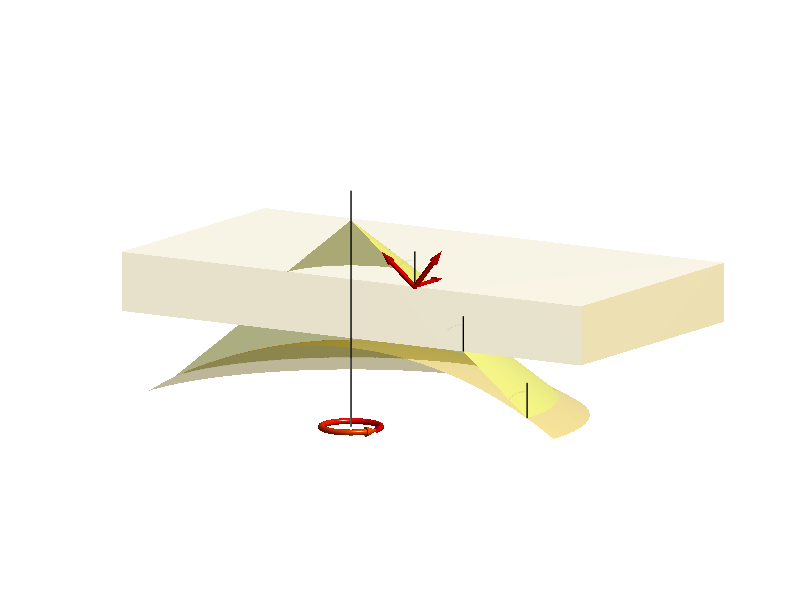

Write the MATLAB code that produced this figure.
% figure for astigmatism paper

flag = 0;

close all
NA = 1.2;
chimax = asin(NA/1.333);
chi = (0:1e2)/100*chimax;
phi = pi/2 + (0:100)/200*2*pi;
foc = 200;

red = 0.8;
lighttransparency = 0.5;

d = 2;
len = 5*foc*sin(chimax);
height = 11*foc;
surf([0 len], [-len len], -foc*ones(2,2), zeros(2,2),'facealpha', 0.1) 
hold on
surf([0 0; len len], -len*ones(2,2), -foc*[1 d; 1 d], zeros(2,2),'facealpha', 0.3) 
surf(zeros(2,2), [-len -len; len len], -foc*[1 d; 1 d], zeros(2,2),'facealpha', 0.2)
theta0 = 0.8*chimax;
rad = foc*tan(theta0);
theta = asin(1.333*sin(theta0)/1.51);

% Light cone
surf([0; -rad]*cos(phi),[0; -rad]*sin(phi),[0; -foc]*ones(1,length(phi)),0.5*ones(2,length(phi)), 'facealpha', lighttransparency)

al = pi/5;
arrowlen = 0.3;
pos = [0 0 0];
prad = 0.05;
pcol = -2;

an = [0,-rad,-foc];
en = [0,-rad,-foc]+[170 0 0];

len = sqrt(sum((en - an).^2));
dir = (en - an)/len;
k = sqrt(dir(1)^2 + dir(2)^2);
if k == 0
    nx = [1, 0, 0];
    ny = [0, 1, 0];
else 
    nx = [-(dir(3)*dir(1))/k, -(dir(3)*dir(2))/k, k];
    ny = [nx(2)*dir(3) - nx(3)*dir(2), nx(3)*dir(1) - nx(1)*dir(3), nx(1)*dir(2) - nx(2)*dir(1)];
end
nx = prad*nx*len;
ny = prad*ny*len;
dir = len*arrowlen*dir;
u = 0:pi/50:2*pi; 
t = [0:0.1:1]'; col = ones(size(t));
surf(pos(1) + an(1) + col*(nx(1)*cos(u) + ny(1)*sin(u)) + t*ones(size(u))*(en(1) - an(1) - dir(1)),...
    pos(2) + an(2) + col*(nx(2)*cos(u) + ny(2)*sin(u)) + t*ones(size(u))*(en(2) - an(2) - dir(2)),...
    pos(3) + an(3) + col*(nx(3)*cos(u) + ny(3)*sin(u)) + t*ones(size(u))*(en(3) - an(3) - dir(3)),...
    pcol*ones(size(t*u)));
surf(pos(1) + an(1) + [1;1+tan(al)]*(nx(1)*cos(u) + ny(1)*sin(u)) + [1;1]*ones(size(u))*(en(1) - an(1) - dir(1)),...
    pos(2) + an(2) + [1;1+tan(al)]*(nx(2)*cos(u) + ny(2)*sin(u)) + [1;1]*ones(size(u))*(en(2) - an(2) - dir(2)),...
    pos(3) + an(3) + [1;1+tan(al)]*(nx(3)*cos(u) + ny(3)*sin(u)) + [1;1]*ones(size(u))*(en(3) - an(3) - dir(3)),...
    pcol*ones(2,length(u)));
surf(pos(1) + an(1) + [0;1]*(nx(1)*cos(u) + ny(1)*sin(u)),...
    pos(2) + an(2) + [0;1]*(nx(2)*cos(u) + ny(2)*sin(u)),...
    pos(3) + an(3) + [0;1]*(nx(3)*cos(u) + ny(3)*sin(u)),...
    pcol*ones(2,length(u)));
surf(pos(1) + en(1) - dir(1) + (1+tan(al))*t*(nx(1)*cos(u) + ny(1)*sin(u)) + (1 - t)*ones(size(u))*dir(1),...
    pos(2) + en(2) - dir(2) + (1+tan(al))*t*(nx(2)*cos(u) + ny(2)*sin(u)) + (1 - t)*ones(size(u))*dir(2),...
    pos(3) + en(3) - dir(3) + (1+tan(al))*t*(nx(3)*cos(u) + ny(3)*sin(u)) + (1 - t)*ones(size(u))*dir(3),...
    pcol*ones(size(t*u)));

an = [0,-rad,-foc]; 
en = [0,-rad,-foc]+[170 0 0];

len = sqrt(sum((en - an).^2));
dir = (en - an)/len;
k = sqrt(dir(1)^2 + dir(2)^2);
if k == 0
    nx = [1, 0, 0];
    ny = [0, 1, 0];
else 
    nx = [-(dir(3)*dir(1))/k, -(dir(3)*dir(2))/k, k];
    ny = [nx(2)*dir(3) - nx(3)*dir(2), nx(3)*dir(1) - nx(1)*dir(3), nx(1)*dir(2) - nx(2)*dir(1)];
end
nx = prad*nx*len;
ny = prad*ny*len;
dir = len*arrowlen*dir;
u = 0:pi/50:2*pi; 
t = [0:0.1:1]'; col = ones(size(t));
surf(pos(1) + an(1) + col*(nx(1)*cos(u) + ny(1)*sin(u)) + t*ones(size(u))*(en(1) - an(1) - dir(1)),...
    pos(2) + an(2) + col*(nx(2)*cos(u) + ny(2)*sin(u)) + t*ones(size(u))*(en(2) - an(2) - dir(2)),...
    pos(3) + an(3) + col*(nx(3)*cos(u) + ny(3)*sin(u)) + t*ones(size(u))*(en(3) - an(3) - dir(3)),...
    pcol*ones(size(t*u)));
surf(pos(1) + an(1) + [1;1+tan(al)]*(nx(1)*cos(u) + ny(1)*sin(u)) + [1;1]*ones(size(u))*(en(1) - an(1) - dir(1)),...
    pos(2) + an(2) + [1;1+tan(al)]*(nx(2)*cos(u) + ny(2)*sin(u)) + [1;1]*ones(size(u))*(en(2) - an(2) - dir(2)),...
    pos(3) + an(3) + [1;1+tan(al)]*(nx(3)*cos(u) + ny(3)*sin(u)) + [1;1]*ones(size(u))*(en(3) - an(3) - dir(3)),...
    pcol*ones(2,length(u)));
surf(pos(1) + an(1) + [0;1]*(nx(1)*cos(u) + ny(1)*sin(u)),...
    pos(2) + an(2) + [0;1]*(nx(2)*cos(u) + ny(2)*sin(u)),...
    pos(3) + an(3) + [0;1]*(nx(3)*cos(u) + ny(3)*sin(u)),...
    pcol*ones(2,length(u)));
surf(pos(1) + en(1) - dir(1) + (1+tan(al))*t*(nx(1)*cos(u) + ny(1)*sin(u)) + (1 - t)*ones(size(u))*dir(1),...
    pos(2) + en(2) - dir(2) + (1+tan(al))*t*(nx(2)*cos(u) + ny(2)*sin(u)) + (1 - t)*ones(size(u))*dir(2),...
    pos(3) + en(3) - dir(3) + (1+tan(al))*t*(nx(3)*cos(u) + ny(3)*sin(u)) + (1 - t)*ones(size(u))*dir(3),...
    pcol*ones(size(t*u)));

an = [0,-rad,-foc];
en = [0,-rad,-foc]+170*[0 -foc rad]/sqrt(rad^2+foc^2);

len = sqrt(sum((en - an).^2));
dir = (en - an)/len;
k = sqrt(dir(1)^2 + dir(2)^2);
if k == 0
    nx = [1, 0, 0];
    ny = [0, 1, 0];
else 
    nx = [-(dir(3)*dir(1))/k, -(dir(3)*dir(2))/k, k];
    ny = [nx(2)*dir(3) - nx(3)*dir(2), nx(3)*dir(1) - nx(1)*dir(3), nx(1)*dir(2) - nx(2)*dir(1)];
end
nx = prad*nx*len;
ny = prad*ny*len;
dir = len*arrowlen*dir;
u = 0:pi/50:2*pi; 
t = [0:0.1:1]'; col = ones(size(t));
surf(pos(1) + an(1) + col*(nx(1)*cos(u) + ny(1)*sin(u)) + t*ones(size(u))*(en(1) - an(1) - dir(1)),...
    pos(2) + an(2) + col*(nx(2)*cos(u) + ny(2)*sin(u)) + t*ones(size(u))*(en(2) - an(2) - dir(2)),...
    pos(3) + an(3) + col*(nx(3)*cos(u) + ny(3)*sin(u)) + t*ones(size(u))*(en(3) - an(3) - dir(3)),...
    pcol*ones(size(t*u)));
surf(pos(1) + an(1) + [1;1+tan(al)]*(nx(1)*cos(u) + ny(1)*sin(u)) + [1;1]*ones(size(u))*(en(1) - an(1) - dir(1)),...
    pos(2) + an(2) + [1;1+tan(al)]*(nx(2)*cos(u) + ny(2)*sin(u)) + [1;1]*ones(size(u))*(en(2) - an(2) - dir(2)),...
    pos(3) + an(3) + [1;1+tan(al)]*(nx(3)*cos(u) + ny(3)*sin(u)) + [1;1]*ones(size(u))*(en(3) - an(3) - dir(3)),...
    pcol*ones(2,length(u)));
surf(pos(1) + an(1) + [0;1]*(nx(1)*cos(u) + ny(1)*sin(u)),...
    pos(2) + an(2) + [0;1]*(nx(2)*cos(u) + ny(2)*sin(u)),...
    pos(3) + an(3) + [0;1]*(nx(3)*cos(u) + ny(3)*sin(u)),...
    pcol*ones(2,length(u)));
surf(pos(1) + en(1) - dir(1) + (1+tan(al))*t*(nx(1)*cos(u) + ny(1)*sin(u)) + (1 - t)*ones(size(u))*dir(1),...
    pos(2) + en(2) - dir(2) + (1+tan(al))*t*(nx(2)*cos(u) + ny(2)*sin(u)) + (1 - t)*ones(size(u))*dir(2),...
    pos(3) + en(3) - dir(3) + (1+tan(al))*t*(nx(3)*cos(u) + ny(3)*sin(u)) + (1 - t)*ones(size(u))*dir(3),...
    pcol*ones(size(t*u)));

an = [0,-rad,-foc];
en = [0,-rad,-foc]+170*[0 rad foc]/sqrt(rad^2+foc^2);

len = sqrt(sum((en - an).^2));
dir = (en - an)/len;
k = sqrt(dir(1)^2 + dir(2)^2);
if k == 0
    nx = [1, 0, 0];
    ny = [0, 1, 0];
else 
    nx = [-(dir(3)*dir(1))/k, -(dir(3)*dir(2))/k, k];
    ny = [nx(2)*dir(3) - nx(3)*dir(2), nx(3)*dir(1) - nx(1)*dir(3), nx(1)*dir(2) - nx(2)*dir(1)];
end
nx = prad*nx*len;
ny = prad*ny*len;
dir = len*arrowlen*dir;
u = 0:pi/50:2*pi; 
t = [0:0.1:1]'; col = ones(size(t));
surf(pos(1) + an(1) + col*(nx(1)*cos(u) + ny(1)*sin(u)) + t*ones(size(u))*(en(1) - an(1) - dir(1)),...
    pos(2) + an(2) + col*(nx(2)*cos(u) + ny(2)*sin(u)) + t*ones(size(u))*(en(2) - an(2) - dir(2)),...
    pos(3) + an(3) + col*(nx(3)*cos(u) + ny(3)*sin(u)) + t*ones(size(u))*(en(3) - an(3) - dir(3)),...
    pcol*ones(size(t*u)));
surf(pos(1) + an(1) + [1;1+tan(al)]*(nx(1)*cos(u) + ny(1)*sin(u)) + [1;1]*ones(size(u))*(en(1) - an(1) - dir(1)),...
    pos(2) + an(2) + [1;1+tan(al)]*(nx(2)*cos(u) + ny(2)*sin(u)) + [1;1]*ones(size(u))*(en(2) - an(2) - dir(2)),...
    pos(3) + an(3) + [1;1+tan(al)]*(nx(3)*cos(u) + ny(3)*sin(u)) + [1;1]*ones(size(u))*(en(3) - an(3) - dir(3)),...
    pcol*ones(2,length(u)));
surf(pos(1) + an(1) + [0;1]*(nx(1)*cos(u) + ny(1)*sin(u)),...
    pos(2) + an(2) + [0;1]*(nx(2)*cos(u) + ny(2)*sin(u)),...
    pos(3) + an(3) + [0;1]*(nx(3)*cos(u) + ny(3)*sin(u)),...
    pcol*ones(2,length(u)));
surf(pos(1) + en(1) - dir(1) + (1+tan(al))*t*(nx(1)*cos(u) + ny(1)*sin(u)) + (1 - t)*ones(size(u))*dir(1),...
    pos(2) + en(2) - dir(2) + (1+tan(al))*t*(nx(2)*cos(u) + ny(2)*sin(u)) + (1 - t)*ones(size(u))*dir(2),...
    pos(3) + en(3) - dir(3) + (1+tan(al))*t*(nx(3)*cos(u) + ny(3)*sin(u)) + (1 - t)*ones(size(u))*dir(3),...
    pcol*ones(size(t*u)));

plot3([0 0],[-rad, -rad],-foc+[-0 120], 'linewidth', 1, 'color', [0 0 0]);
chi = (0:200)/200*theta0;
plot3(0*chi,-rad+90*sin(chi),-foc+90*cos(chi),'linewidth', 1, 'color', [0 0 0])


surf([-rad; -rad-tan(theta)*(d-1)*foc]*cos(phi),[-rad; -rad-tan(theta)*(d-1)*foc]*sin(phi),...
    [-foc; -d*foc]*ones(1,length(phi)),0.5*ones(2,length(phi)), 'facealpha', lighttransparency)
rad = rad+tan(theta)*(d-1)*foc;
plot3([0 0],[-rad, -rad],-d*foc+[-0 120], 'linewidth', 1, 'color', [0 0 0]);
chi = (0:200)/200*theta;
plot3(0*chi,-rad+90*sin(chi),-d*foc+90*cos(chi),'linewidth', 1, 'color', [0 0 0])

surf([-rad; -rad-tan(theta0)*foc]*cos(phi), [-rad; -rad-tan(theta0)*foc]*sin(phi),...
    [-d*foc; -(d+1)*foc]*ones(1,length(phi)), 0.5*ones(2,length(phi)), 'facealpha', lighttransparency)
rad = rad+tan(theta0)*foc;
plot3([0 0],[0, 0],-(d+1)*foc+[-100 700], 'linewidth', 1, 'color', [0 0 0]);
plot3([0 0],[-rad, -rad],-(d+1)*foc+[-0 120], 'linewidth', 1, 'color', [0 0 0]);
chi = (0:200)/200*theta0;
plot3(0*chi,-rad+90*sin(chi),-(d+1)*foc+90*cos(chi),'linewidth', 1, 'color', [0 0 0])


% RingPfeil
a = [0 -100 0];
b = [100 0 0];
al = pi/5;
arrowlen = 0.08;
pos = [0 0 -700];
prad = 0.1;

dir = cross(a,b); dir = dir/sqrt(sum(dir.^2));
nx = a; 
ny = b - sum(nx.*b)*nx;
fac = max([sqrt(sum(a.^2)) sqrt(sum(b.^2))]);
dir = fac*dir; 

u = 0:pi/50:2*pi; 
row = ones(size(u));
v = (0:pi/100:2*pi*(1-arrowlen))';
col = ones(size(v));
nn = cos(v)*nx+sin(v)*ny;
nd = -sin(v)*nx+cos(v)*ny;
nd = nd./(sqrt(sum(nd.^2,2))*[1 1 1]);
nd = nn - (sum(nn.*nd,2)*[1 1 1]).*nd;
nd = nd./(sqrt(sum(nd.^2,2))*[1 1 1])*fac;
surf(pos(1) + nn(:,1)*row+nd(:,1)*prad*cos(u)+dir(1)*col*prad*sin(u),...
    pos(2) + nn(:,2)*row+nd(:,2)*prad*cos(u)+dir(2)*col*prad*sin(u),...
    pos(3) + nn(:,3)*row+nd(:,3)*prad*cos(u)+dir(3)*col*prad*sin(u),...
    pcol+v/2/pi*row);

hold on

v = (2*pi*(1-arrowlen):pi/100:2*pi)';
tmp = 1-arrowlen;
col = ones(size(v));
nn = cos(v)*nx+sin(v)*ny;
nd = -sin(v)*nx+cos(v)*ny;
nd = nd./(sqrt(sum(nd.^2,2))*[1 1 1]);
nd = nn - (sum(nn.*nd,2)*[1 1 1]).*nd;
nd = nd./(sqrt(sum(nd.^2,2))*[1 1 1])*fac;
surf(pos(1) + nn(:,1)*row + nd(:,1).*prad.*(1+tan(al)).*(2*pi-v)/2/pi/arrowlen*cos(u)+...
    prad.*(1+tan(al))*dir(1)*(2*pi-v)/2/pi/arrowlen*sin(u),...
    pos(2) + nn(:,2)*row + nd(:,2).*prad.*(1+tan(al)).*(2*pi-v)/2/pi/arrowlen*cos(u)+...
    prad.*(1+tan(al))*dir(2)*(2*pi-v)/2/pi/arrowlen*sin(u),...
    pos(3) + nn(:,3)*row + nd(:,3).*prad.*(1+tan(al)).*(2*pi-v)/2/pi/arrowlen*cos(u)+...
    prad.*(1+tan(al))*dir(3)*(2*pi-v)/2/pi/arrowlen*sin(u),...
    pcol+v/2/pi*row);

v = v(1);
col = [1;1];
nn = cos(v)*nx+sin(v)*ny;
nd = -sin(v)*nx+cos(v)*ny;
nd = nd./(sqrt(sum(nd.^2,2))*[1 1 1]);
nd = nn - (sum(nn.*nd,2)*[1 1 1]).*nd;
nd = nd./(sqrt(sum(nd.^2,2))*[1 1 1])*fac;
surf(pos(1) + nn(:,1)+nd(:,1).*prad.*(1+tan(al)).*(2*pi-v)/2/pi/arrowlen*[0;1]*cos(u)+...
    prad.*(1+tan(al))*dir(1)*(2*pi-v)/2/pi/arrowlen*[0;1]*sin(u),...
    pos(2) + nn(:,2)+nd(:,2).*prad.*(1+tan(al)).*(2*pi-v)/2/pi/arrowlen*[0;1]*cos(u)+...
    prad.*(1+tan(al))*dir(2)*(2*pi-v)/2/pi/arrowlen*[0;1]*sin(u),...
    pos(3) + nn(:,3)+nd(:,3).*prad.*(1+tan(al)).*(2*pi-v)/2/pi/arrowlen*[0;1]*cos(u)+...
    prad.*(1+tan(al))*dir(3)*(2*pi-v)/2/pi/arrowlen*[0;1]*sin(u),...
    pcol+v/2/pi*ones(2,length(u)));
    

% Objective
rad = 1.15*rad;
rho = (0:50)'/50*rad;
lens = 1.5e3;
surf(-rho*cos(phi), -rho*sin(phi), -(d+1.3)*foc-(sqrt(lens^2-rad^2)-sqrt(lens^2-rho.^2))*ones(1,length(phi)), 0*ones(length(rho),length(phi)), 'facealpha', 0.4)

hold off

colormap hot
caxis([-4 2])
shading interp
axis image
axis off
view([-58 11])
material shiny
camlight
% camlight
